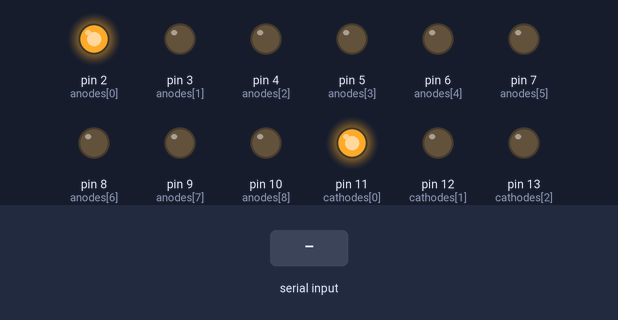
Bench run of a sketch on a simulated Arduino Uno, built with avr-gcc and run on an emulated ATmega328P. Parts: output pins drawn as LEDs (lit = HIGH). The inputs (shaded band) are chosen by the test bench. What the sketch prints to the serial monitor is not drawn.

Above: at 2.9 s.
3.0 s: "1\n" received over Serial
At 3.7 s:
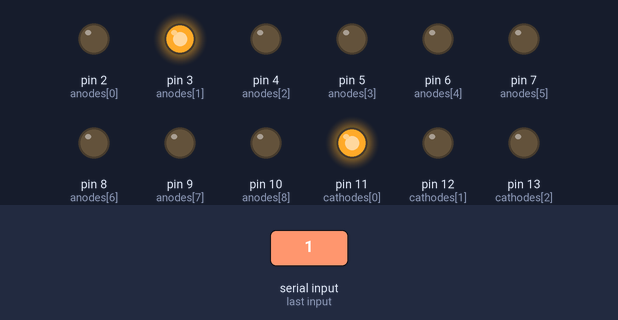
4.5 s: "0\n" received over Serial
At 4.9 s:
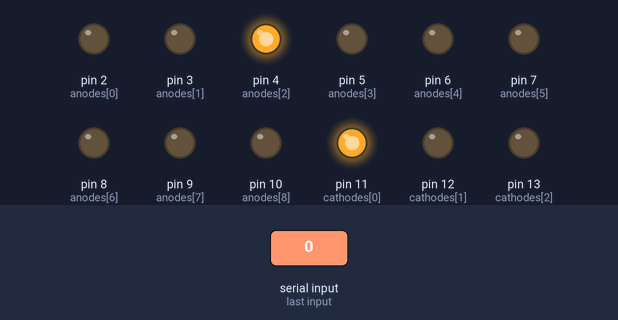
6.0 s: "2\n" received over Serial
At 7.2 s:
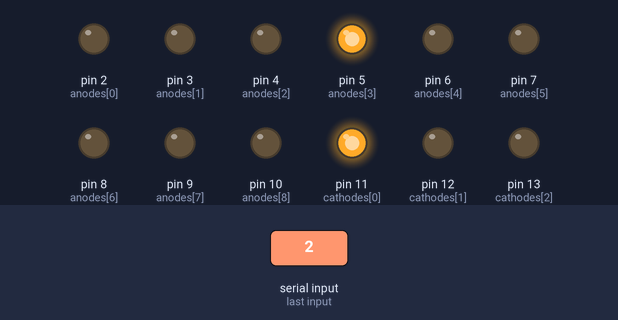
7.5 s: "1\n" received over Serial
At 8.3 s:
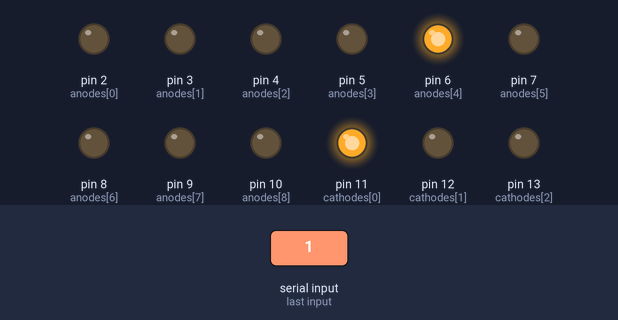
9.0 s: "0\n" received over Serial
At 9.5 s:
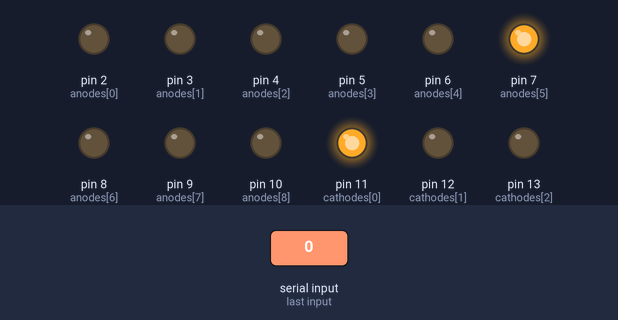
10.5 s: "2\n" received over Serial
At 10.8 s:
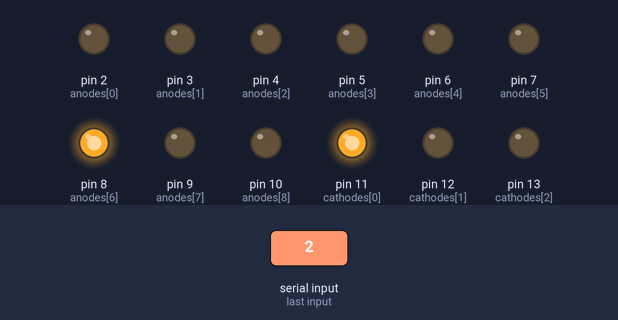
Timing chart, 0 to 13.0 s (numbered marks = the images above; inputs shaded):
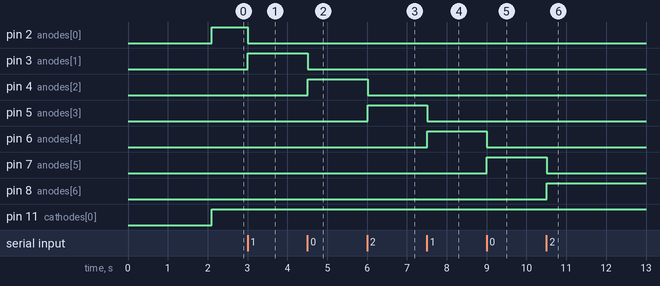

Measured:
- after the input at 3.0 s, pin 2 (anodes[0]): HIGH → LOW at once; pin 3 (anodes[1]): LOW → HIGH at once
- after the input at 4.5 s, pin 3 (anodes[1]): HIGH → LOW at once; pin 4 (anodes[2]): LOW → HIGH at once
- after the input at 6.0 s, pin 4 (anodes[2]): HIGH → LOW at once; pin 5 (anodes[3]): LOW → HIGH at once
- after the input at 7.5 s, pin 5 (anodes[3]): HIGH → LOW at once; pin 6 (anodes[4]): LOW → HIGH at once
- after the input at 9.0 s, pin 6 (anodes[4]): HIGH → LOW at once; pin 7 (anodes[5]): LOW → HIGH at once
- after the input at 10.5 s, pin 7 (anodes[5]): HIGH → LOW at once; pin 8 (anodes[6]): LOW → HIGH at once

The sketch:

matrix.test.ino
```cpp
const int anodes[9] = {2, 3, 4, 5, 6, 7, 8, 9, 10};
const int cathodes[3] = {11, 12, 13};

String report[27]; // Array to hold your cheat sheet
int step = 0;

void setup() {
  Serial.begin(9600);
  for (int i = 0; i < 9; i++) pinMode(anodes[i], OUTPUT);
  for (int i = 0; i < 3; i++) {
    pinMode(cathodes[i], OUTPUT);
    digitalWrite(cathodes[i], LOW);
  }

  delay(2000);
  Serial.println("--- RAW DATA CALIBRATOR ---");
  Serial.println("Type POS(1-9) + COLOR(r/g/b). Example: '1r' or '9b'");
  Serial.println("Type '0' if the LED is completely off.");
  Serial.println("-----------------------------------");

  for (int row = 0; row < 3; row++) {
    digitalWrite(cathodes[row], HIGH);

    for (int col = 0; col < 9; col++) {
      digitalWrite(anodes[col], HIGH);

      Serial.print("BJT "); Serial.print(cathodes[row]);
      Serial.print(" + Anode "); Serial.print(anodes[col]);
      Serial.print(" ---> ? ");

      // Wait for you to type the answer
      while (Serial.available() == 0) { delay(10); }
      String ans = Serial.readStringUntil('\n');
      ans.trim();
      Serial.println(ans); // Echo what you typed

      // Save it directly to the cheat sheet
      report[step] = "BJT " + String(cathodes[row]) + " | Anode " + String(anodes[col]) + " | Result: " + ans;
      step++;

      digitalWrite(anodes[col], LOW);
    }
    digitalWrite(cathodes[row], LOW);
  }

  // Dump the final cheat sheet
  Serial.println("\n==================================");
  Serial.println("   YOUR RAW CHEAT SHEET REPORT    ");
  Serial.println("==================================");
  for (int i = 0; i < 27; i++) {
    Serial.println(report[i]);
  }
  Serial.println("==================================");
  Serial.println("Copy this, paste it to me, and GO TO SLEEP!");
}

void loop() {
  // Done.
}
```
